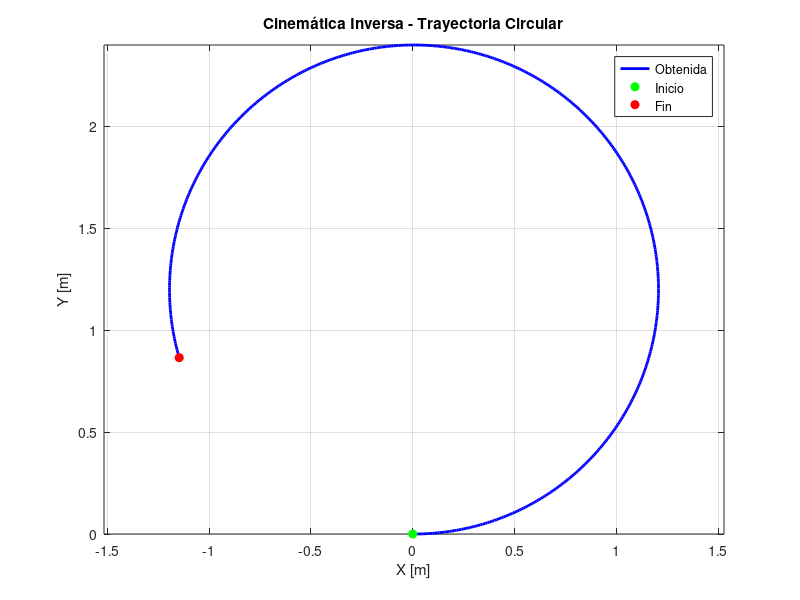
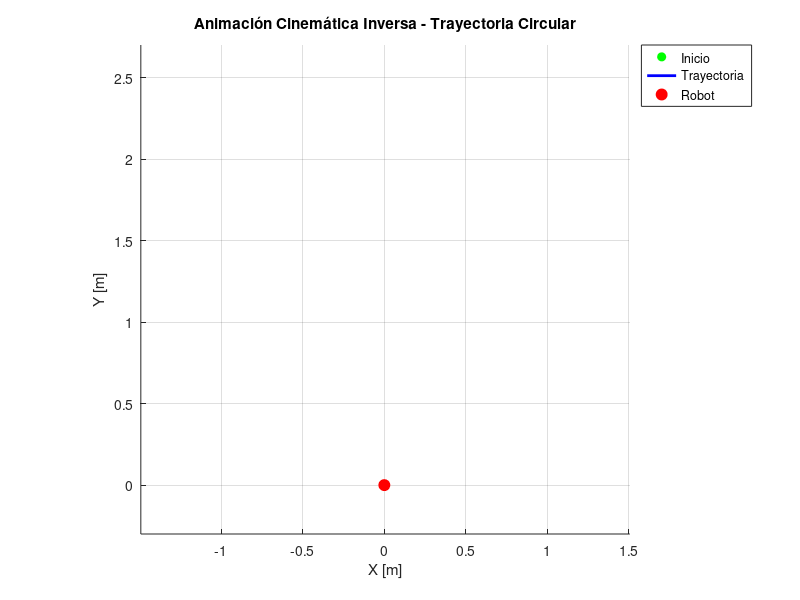

MATLAB code for these plots, in order: (Note: this script raises an error after producing the figures.)
clear; clc; close all;

% Parametros asignados
r = 0.06;    
L = 0.37;    
T = 10;      
dt = 0.02;   
t = 0:dt:T;
x0 = 0; y0 = 0; theta0 = 0;

% Parametros de la trayectoria circular
R = 1.2;      
wc = 0.5;     

% Cinemática inversa: cálculo de velocidades
u = R * wc;
w = wc;
wD = (u + (w * L / 2)) / r;
wI = (u - (w * L / 2)) / r;

% Simulación
N = length(t);
q = zeros(3, N);
q(:,1) = [x0; y0; theta0];

for k = 1:N-1
    q(1, k+1) = q(1,k) + u * cos(q(3,k)) * dt;
    q(2, k+1) = q(2,k) + u * sin(q(3,k)) * dt;
    q(3, k+1) = q(3,k) + w * dt;
end

% Impresión de resultados en consola
disp('=== RESULTADOS CINEMATICA INVERSA ===');
fprintf('Velocidad lineal u: %.4f m/s\n', u);
fprintf('Velocidad angular w: %.4f rad/s\n', w);
fprintf('Velocidad rueda derecha (wD): %.4f rad/s\n', wD);
fprintf('Velocidad rueda izquierda (wI): %.4f rad/s\n', wI);
fprintf('X final: %.4f m | Y final: %.4f m | Theta final: %.4f rad\n', ...
    q(1,end), q(2,end), q(3,end));

% Gráfica de la trayectoria circular (estática)
figStatic = figure(1);
plot(q(1,:), q(2,:), 'b-', 'LineWidth', 2); hold on;
plot(q(1,1), q(2,1), 'go', 'MarkerFaceColor', 'g');
plot(q(1,end), q(2,end), 'ro', 'MarkerFaceColor', 'r');
grid on; axis equal;
title('Cinemática Inversa - Trayectoria Circular');
xlabel('X [m]'); ylabel('Y [m]');
legend('Obtenida', 'Inicio', 'Fin');

% Exportar gráfica estática
saveas(figStatic, 'trayectoria_obtenida.png');

%% ========================================================================
%  GENERACIÓN DE ANIMACIÓN GIF (cinematica_inversa.gif)
%  ========================================================================
gifFilename = 'cinematica_inversa.gif';
figAnim = figure(2);
set(figAnim, 'Position', [100, 100, 700, 600]);

% Configuración del lienzo para la animación
hold on; grid on; axis equal;
xlabel('X [m]'); ylabel('Y [m]');
title('Animación Cinemática Inversa - Trayectoria Circular');

% Límites fijos para evitar que la vista cambie durante la animación
margin = 0.3;
xlim([min(q(1,:)) - margin, max(q(1,:)) + margin]);
ylim([min(q(2,:)) - margin, max(q(2,:)) + margin]);

% Punto de inicio
plot(q(1,1), q(2,1), 'go', 'MarkerFaceColor', 'g', 'DisplayName', 'Inicio');

% Elementos dinámicos (línea de rastro y posición actual)
hPath = plot(nan, nan, 'b-', 'LineWidth', 2, 'DisplayName', 'Trayectoria');
hRobot = plot(nan, nan, 'ro', 'MarkerFaceColor', 'r', 'MarkerSize', 8, 'DisplayName', 'Robot');

legend('Location', 'bestoutside');

% Salto de fotogramas para optimizar tamaño y rendimiento
paso_frame = 4;

for k = 1:paso_frame:N
    % Actualizar trayectoria dibujada hasta el punto k
    set(hPath, 'XData', q(1, 1:k), 'YData', q(2, 1:k));
    % Actualizar posición actual del robot
    set(hRobot, 'XData', q(1, k), 'YData', q(2, k));
    
    drawnow;
    
    % Capturar pantalla
    frame = getframe(figAnim);
    im = frame2im(frame);
    [imind, cm] = rgb2ind(im, 256);
    
    % Guardar en el GIF
    if k == 1
        imwrite(imind, cm, gifFilename, 'gif', 'Loopcount', inf, 'DelayTime', dt * paso_frame);
    else
        imwrite(imind, cm, gifFilename, 'gif', 'WriteMode', 'append', 'DelayTime', dt * paso_frame);
    end
end


disp('¡Animación guardada exitosamente como cinematica_inversa.gif!');
